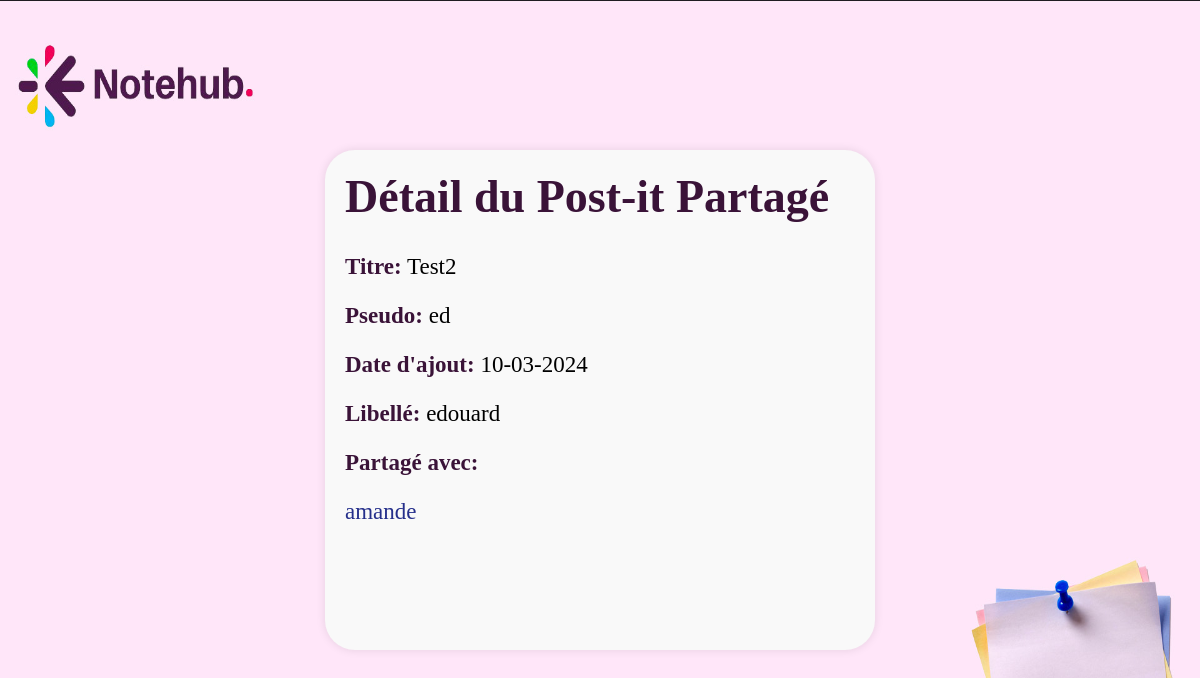
Page /controleur/PostitSharedDetailControleur.php?id=2 (signed in) on the committed database.
### tables this page shows
CREATE TABLE POSTIT (
    IDPOSTIT INTEGER PRIMARY KEY AUTOINCREMENT,
    DATEDECREATION TEXT NOT NULL,
    TITRE TEXT NOT NULL,
    LIBELLE TEXT NOT NULL,
    IDUSER INTEGER,
    FOREIGN KEY (IDUSER) REFERENCES USER(IDUSER)
);

CREATE TABLE USER (
    IDUSER INTEGER PRIMARY KEY AUTOINCREMENT,
    PSEUDO TEXT NOT NULL,
    NOM TEXT NOT NULL,
    PRENOM TEXT NOT NULL,
    DATEDENAISSANCE TEXT NOT NULL,
    MAIL TEXT NOT NULL,
    MDP TEXT NOT NULL,
QUESTIONSEC TEXT NOT NULL,
REPONSESEC TEXT NOT NULL
);

### modele/PostitModel.php (called while the page is built, shortened)
<?php
class PostitModel {
    private $db;
    public function __construct() {
        $this->db = new PDO('sqlite:' . DB_PATH);
    }
    public function getPostitsById($postitId) {
        $sql = "SELECT p.* , u.PSEUDO FROM POSTIT p
                INNER JOIN user u ON u.IDUSER = p.IDUSER
                WHERE p.IDPOSTIT = :postitId ";
        $stmt = $this->db->prepare($sql);
        $stmt->bindParam(':postitId', $postitId, PDO::PARAM_INT);
        $stmt->execute();
        return $stmt->fetch(PDO::FETCH_ASSOC);
    }
    public function getSharedUserById($postitid) {
        $sql = "SELECT u.* FROM USER u
                INNER JOIN Partage pa ON u.IDUSER = pa.IDUSER
                WHERE pa.IDPOSTIT = :idPostit";
        $stmt = $this->db->prepare($sql);
        $stmt->bindParam(':idPostit', $postitid);
        $stmt->execute();
        return $stmt->fetchAll(PDO::FETCH_ASSOC);
    }
}
?>

### vue/PostitSharedDetailVue.php (the view, shortened to what this page needs)
<!DOCTYPE html>
<html lang="fr">
<head>
    <link rel="stylesheet" href="vue/styles/style2.css">
</head>
<body>
<div class="detail-container">
    <h1>Détail du Post-it Partagé</h1>
    <p><strong>Titre:</strong> <?php echo htmlspecialchars($postitDetails['TITRE']); ?></p>
    <p><strong>Pseudo:</strong> <?php echo htmlspecialchars($postitDetails['PSEUDO']); ?></p>
    <p><strong>Date d'ajout:</strong> <?php echo htmlspecialchars($postitDetails['DATEDECREATION']); ?></p>
    <p><strong>Libellé:</strong> <?php echo nl2br(htmlspecialchars($postitDetails['LIBELLE'])); ?></p>
    <p><strong>Partagé avec:</strong></p>
    <ul>
        <?php foreach ($sharedUsers as $user): ?>
            <li><?php echo htmlspecialchars($user['PSEUDO']); ?></li>
        <?php endforeach; ?>
    </ul>
</div>
</body>
</html>

### vue/styles/style2.css (style rules this page uses)
* { box-sizing: border-box; }
body { display: flex; justify-content: center; align-items: center; height: 100vh; margin: 0; background-size: 100% 100%; background-color: #FCE8F8; background-image: url(../images/fonds.jpg) ; background-repeat: no-repeat; background-position: center; }
.detail-container { height: 500px; width: 550px; margin: 0 auto; padding: 20px; background-color: #f9f9f9; border-radius: 30px; box-shadow: 0 0 10px rgba(0, 0, 0, 0.1); font-size: 23px; }
.detail-container h1 { margin-top: 0; color: #3a1338; }
.detail-container ul { list-style-type: none; padding: 0; }
.detail-container li { margin-bottom: 5px; color: #252f8b; }
.detail-container strong { color: #3a1338; }

### rows in the picture
postit: TITRE "Test2", IDUSER.PSEUDO "ed", DATEDECREATION "10-03-2024", LIBELLE "edouard"
user: PSEUDO "amande"
